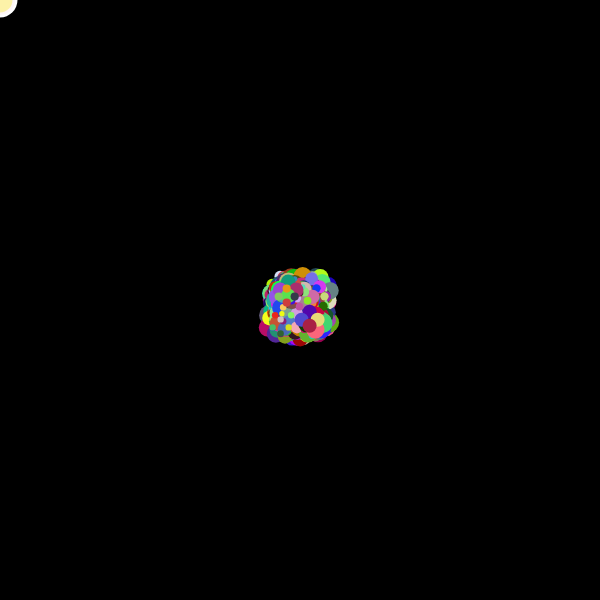
Frame 1 (no input)
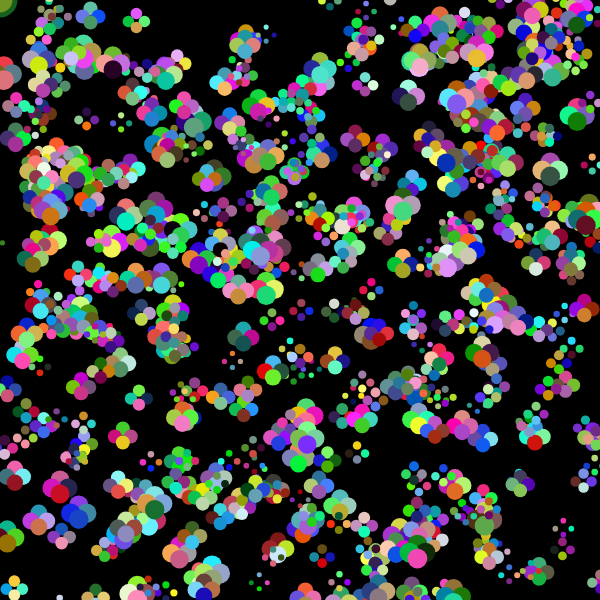
Frame 60 (no input)
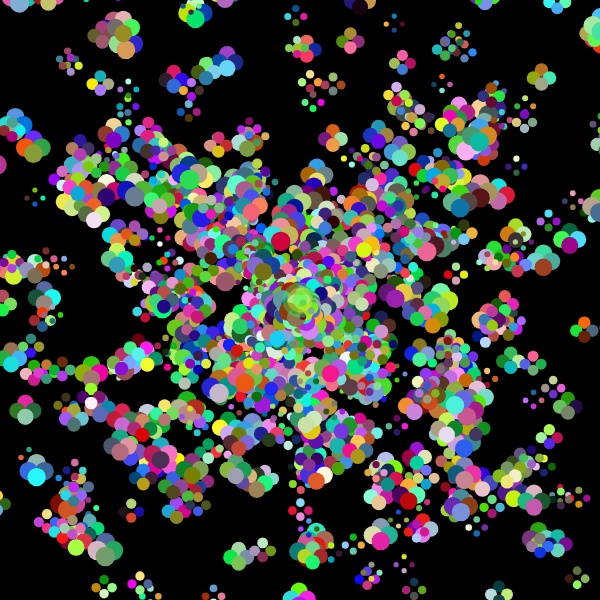
Frame 120 (the mouse pressed at the canvas centre since frame 60)

The p5.js sketch that drew these frames (run headless with seeded random() and noise() and a simulated clock; from frame 60 on, the mouse is pressed at the canvas centre):

// p5.js sketch
// ── sketch.js

let numOfParticles = 500; 
let particles = [];

function setup() {
  createCanvas(600, 600);

  for (let i = 0; i < numOfParticles; i++) {
    particles[i] = new Particle(random(280,320), random(280,320));
  }
}

function draw() {
  background(0);
  
  for (let i = 0; i < particles.length; i++) {
    let p = particles[i];
   p.move();
   p.display();
  }
  
  noStroke();
  circle(mouseX,mouseY,35);
  fill(247, 47, 47,10)
  circle(mouseX,mouseY,30);
  fill(247, 234, 47,100)
  circle(mouseX,mouseY,25);
  fill(47, 247, 74,100);
  if(mouseIsPressed==true){
    for(let i = 0; i < 10; i++){
      particles.push(new Particle(mouseX, mouseY))
    }
    noStroke();
    circle(mouseX,mouseY,15);
  }
  
  
}

function mousePressed() {
  particles.push(new Particle(mouseX, mouseY));
}

class Particle {
  // constructor function
  constructor(x, y) {
    // properties
    this.x = x;
    this.y = y;
    this.dia = random(5,20);
    this.xSpd = random (-5,5);
    this.ySpd = random(-5,5);
  }

  display() {
    push();
    translate(this.x, this.y);
    noStroke();
    fill(random(0,255),random(0,255),random(0,255));
    circle(0, 0, this.dia);
    fill(random(0,255),random(0,255),random(0,255));
    circle(8,8,this.dia);
    fill(random(0,255),random(0,255),random(0,255));
    circle(-8,8,this.dia);
    fill(random(0,255),random(0,255),random(0,255));
    circle(0,14,this.dia);
    pop();
  }
  move() {
    this.x += this.xSpd;
    this.y += this.ySpd;
  }
  
 // appear(){
 //   push();
 //   translate(this.x, this.y);
 //   noStorke();
   
   // pop();
 // }
  

}
